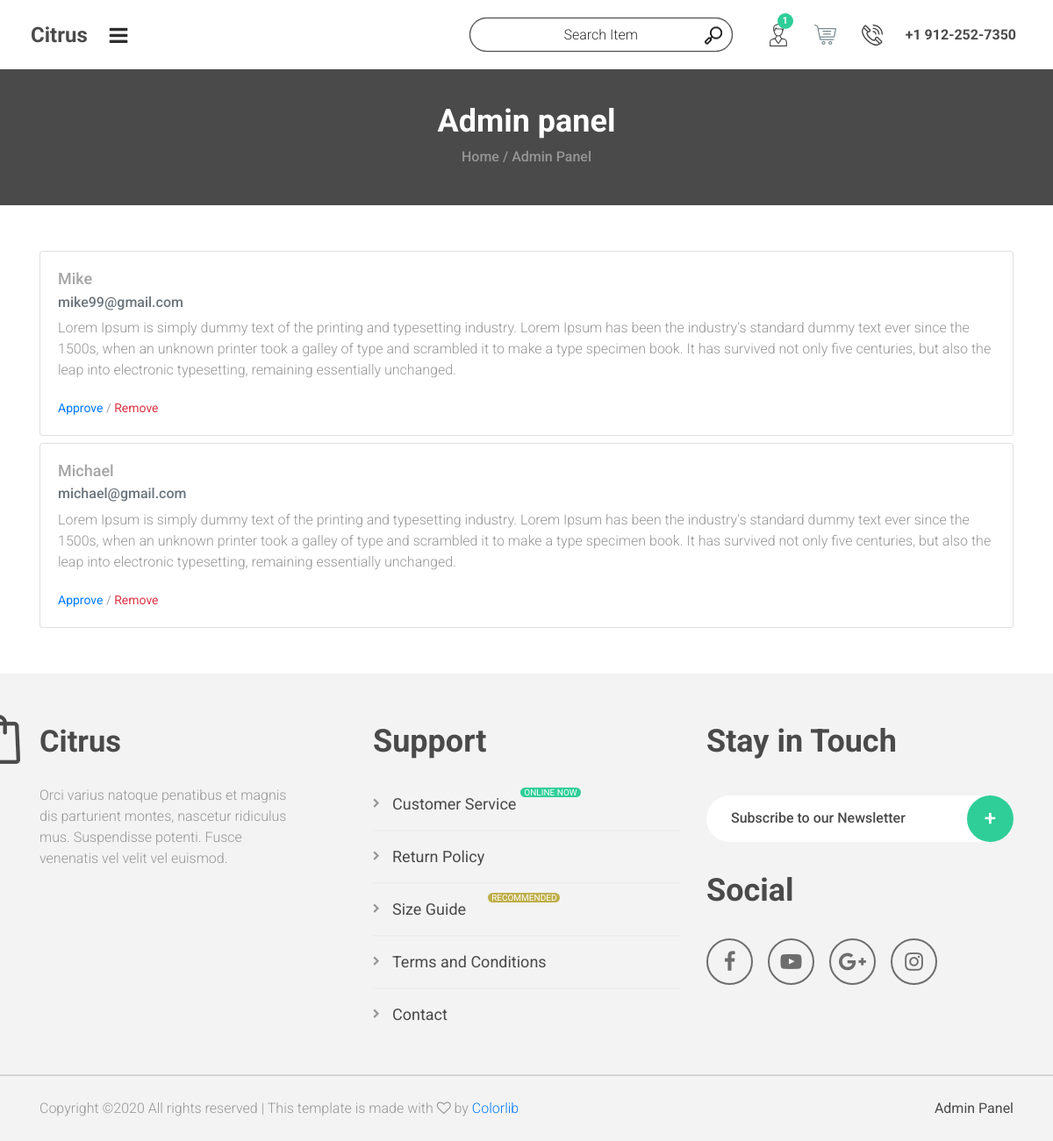
The app's page /admin.php with its own data.
### tables this page shows
CREATE TABLE `comments` (
  `id` int(11) NOT NULL,
  `name` varchar(90) NOT NULL,
  `email` varchar(90) NOT NULL,
  `text` text NOT NULL,
  `status` tinyint(1) NOT NULL DEFAULT 0
);

### classes/model.php (called while the page is built)
<?php
class Model {
    private $server = "localhost";
    private $username = "root";
    private $password = "";
    private $db = "citrus";
    private $conn;
    protected function connect(){
        try {
            $this->conn = new PDO("mysql:host=$this->server;dbname=$this->db", $this->username, $this->password);
            $this->conn->setAttribute(PDO::ATTR_DEFAULT_FETCH_MODE, PDO::FETCH_OBJ);
        } catch (PDOException $e) {
                echo "connection filed" . $e->getMessage();
        }
        return $this->conn;
    }
}
?>

### classes/comment.php (called while the page is built, shortened)
<?php
Class Comment extends Model {
 public function statusZero(){
  $sql = "SELECT * FROM `comments` WHERE status = 0";
  $result = $this->connect()->prepare($sql);
  $result->execute();
  $rows = $result->fetchAll();
  return $rows;
}
}
?>

### inc/commentStatusZero.php (the view)
<div class="container mt-5 mb-5">
	<div class="container">
		<?php
		  $comment = new Comment();
		  $rows  = $comment->statusZero();
		?>
		<?php foreach($rows as $row): ?>
			<div class="row">
			  <div class="card mt-1 mb-1">
				<div class="card-body">
					<h4 class="card-title"><?= $row->name; ?></h4>
  					<h6 class="card-subtitle mb-2 text-muted"><?= $row->email; ?></h6>
					<p class="card-text"><?= $row->text; ?></p></br>
                    <span class="text-primary"> <a href="approve.php?id=<?= $row->id; ?>">Approve</a> </span> / <span><a href="remove.php?id=<?= $row->id; ?>" class="text-danger">Remove</a></span>
				</div>
			  </div>
		    </div>
		<?php endforeach; ?>
	</div>
</div>

### styles/cart.css (style rules this page uses)
* { margin: 0; padding: 0; -webkit-font-smoothing: antialiased; -webkit-text-shadow: rgba(0,0,0,.01) 0 0 1px; text-shadow: rgba(0,0,0,.01) 0 0 1px; }
body { font-family: 'Roboto', sans-serif; font-size: 14px; font-weight: 400; background: #FFFFFF; color: #a5a5a5; }
div { display: block; position: relative; -webkit-box-sizing: border-box; -moz-box-sizing: border-box; box-sizing: border-box; }
p { font-family: 'Roboto', sans-serif; font-size: 16px; line-height: 1.5; font-weight: 300; color: #969696; -webkit-font-smoothing: antialiased; -webkit-text-shadow: rgba(0,0,0,.01) 0 0 1px; text-shadow: rgba(0,0,0,.01) 0 0 1px; }
p:last-of-type { margin-bottom: 0; }
a { -webkit-transition: all 200ms ease; -moz-transition: all 200ms ease; -ms-transition: all 200ms ease; -o-transition: all 200ms ease; transition: all 200ms ease; }
a, a:hover, a:visited, a:active, a:link { text-decoration: none; -webkit-font-smoothing: antialiased; -webkit-text-shadow: rgba(0,0,0,.01) 0 0 1px; text-shadow: rgba(0,0,0,.01) 0 0 1px; }
h4 { font-size: 18px; }
h1, h2, h3, h4, h5, h6 { font-family: 'Roboto', sans-serif; -webkit-font-smoothing: antialiased; -webkit-text-shadow: rgba(0,0,0,.01) 0 0 1px; text-shadow: rgba(0,0,0,.01) 0 0 1px; line-height: 1.2; }

### records on screen
comments: name "Mike", email "mike99@gmail.com", text "Lorem Ipsum is simply dummy text of the printing and typesetting industry. Lorem Ipsum has been the industry's standard dummy text ever since the 1500s, when an unknown printer took a galley of type and scrambled it to make a type specimen book. It has survived not only five centuries, but also the leap into electronic typesetting, remaining essentially unchanged."
comments: name "Michael", email "michael@gmail.com", text "Lorem Ipsum is simply dummy text of the printing and typesetting industry. Lorem Ipsum has been the industry's standard dummy text ever since the 1500s, when an unknown printer took a galley of type and scrambled it to make a type specimen book. It has survived not only five centuries, but also the leap into electronic typesetting, remaining essentially unchanged."
